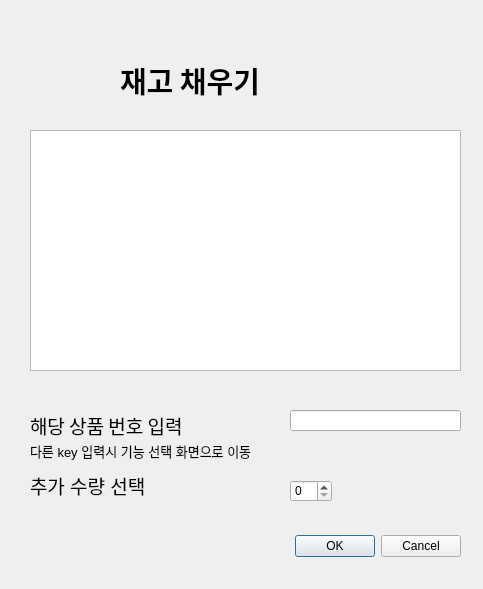
<?xml version="1.0" encoding="UTF-8"?>
<ui version="4.0">
 <class>Dialog</class>
 <widget class="QDialog" name="Dialog">
  <property name="geometry">
   <rect>
    <x>0</x>
    <y>0</y>
    <width>483</width>
    <height>589</height>
   </rect>
  </property>
  <property name="windowTitle">
   <string>Dialog</string>
  </property>
  <widget class="QLabel" name="label_2">
   <property name="geometry">
    <rect>
     <x>120</x>
     <y>60</y>
     <width>281</width>
     <height>41</height>
    </rect>
   </property>
   <property name="font">
    <font>
     <family>Optima</family>
     <pointsize>22</pointsize>
     <weight>75</weight>
     <bold>true</bold>
     <strikeout>false</strikeout>
     <kerning>true</kerning>
    </font>
   </property>
   <property name="text">
    <string>재고 채우기</string>
   </property>
  </widget>
  <widget class="QTableWidget" name="tableWidget">
   <property name="geometry">
    <rect>
     <x>30</x>
     <y>130</y>
     <width>431</width>
     <height>241</height>
    </rect>
   </property>
  </widget>
  <widget class="QLineEdit" name="lineEdit">
   <property name="geometry">
    <rect>
     <x>290</x>
     <y>410</y>
     <width>171</width>
     <height>21</height>
    </rect>
   </property>
   <property name="text">
    <string/>
   </property>
  </widget>
  <widget class="QLabel" name="label">
   <property name="geometry">
    <rect>
     <x>30</x>
     <y>410</y>
     <width>261</width>
     <height>31</height>
    </rect>
   </property>
   <property name="font">
    <font>
     <family>PT Sans</family>
     <pointsize>14</pointsize>
     <weight>50</weight>
     <italic>false</italic>
     <bold>false</bold>
    </font>
   </property>
   <property name="text">
    <string>해당 상품 번호 입력</string>
   </property>
  </widget>
  <widget class="QLabel" name="label_4">
   <property name="geometry">
    <rect>
     <x>30</x>
     <y>440</y>
     <width>381</width>
     <height>21</height>
    </rect>
   </property>
   <property name="font">
    <font>
     <pointsize>10</pointsize>
    </font>
   </property>
   <property name="text">
    <string>다른 key 입력시 기능 선택 화면으로 이동</string>
   </property>
  </widget>
  <widget class="QSpinBox" name="spinBox">
   <property name="geometry">
    <rect>
     <x>290</x>
     <y>480</y>
     <width>42</width>
     <height>22</height>
    </rect>
   </property>
  </widget>
  <widget class="QLabel" name="label_3">
   <property name="geometry">
    <rect>
     <x>30</x>
     <y>470</y>
     <width>241</width>
     <height>31</height>
    </rect>
   </property>
   <property name="font">
    <font>
     <pointsize>14</pointsize>
    </font>
   </property>
   <property name="text">
    <string>추가 수량 선택</string>
   </property>
  </widget>
  <widget class="QDialogButtonBox" name="buttonBox">
   <property name="geometry">
    <rect>
     <x>120</x>
     <y>530</y>
     <width>341</width>
     <height>32</height>
    </rect>
   </property>
   <property name="orientation">
    <enum>Qt::Horizontal</enum>
   </property>
   <property name="standardButtons">
    <set>QDialogButtonBox::Cancel|QDialogButtonBox::Ok</set>
   </property>
  </widget>
 </widget>
 <resources/>
 <connections/>
</ui>
